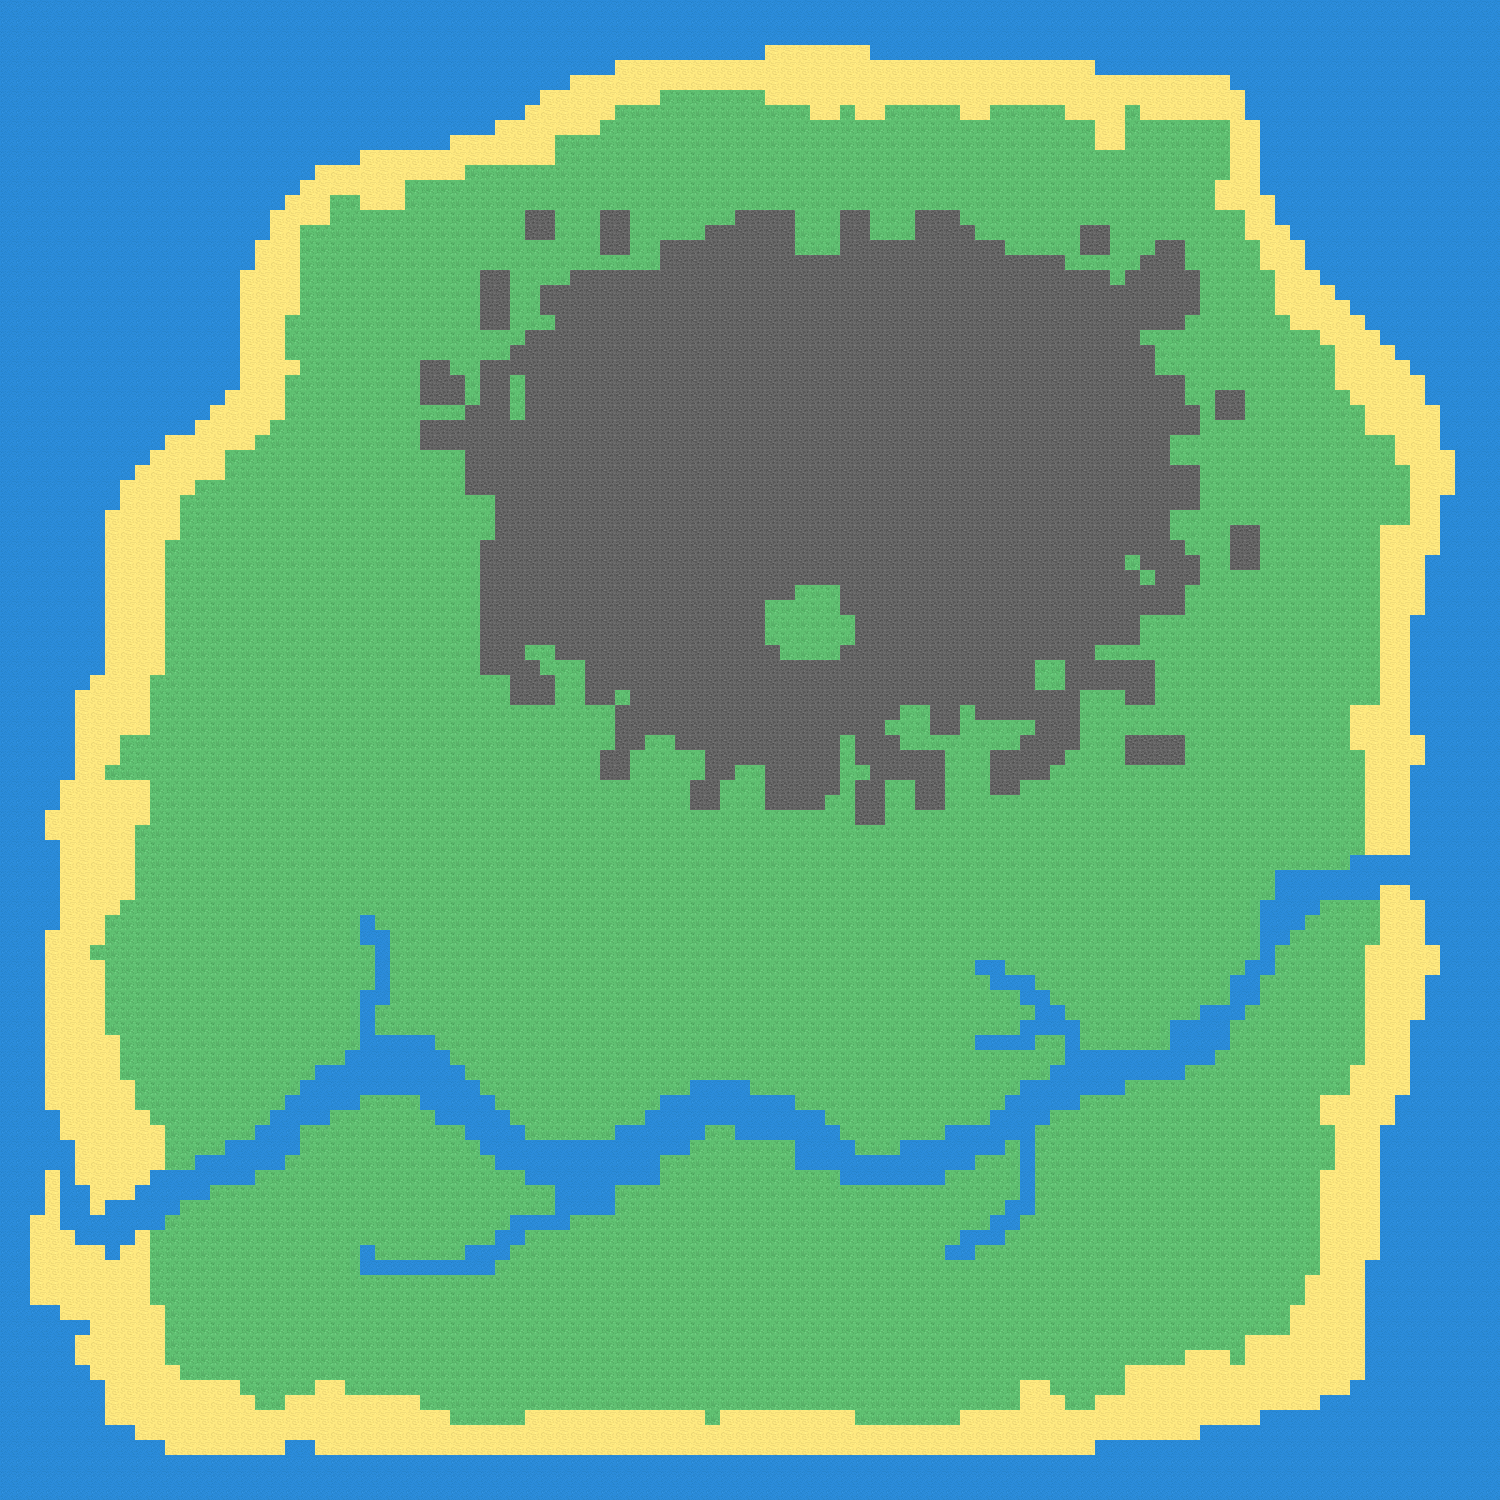

The image is a tile-based game level rendered from a .tmx file. Its description and source (layers, tilesets, objects; grid data summarised) follow:
An orthogonal 100x100 tile map with 15x15 px tiles, 1 tile layer (Tile Layer 1).

<map version="1.0" tiledversion="1.1.6" orientation="orthogonal" renderorder="right-down" width="100" height="100" tilewidth="15" tileheight="15" infinite="0" nextobjectid="1">
 <tileset firstgid="1" source="../tiles/Tileset 1.tsx" />
 <layer name="Tile Layer 1" width="100" height="100">
  <data>[10000 cells, 10000 non-empty, 4 distinct tile ids]</data>
 </layer>
</map>